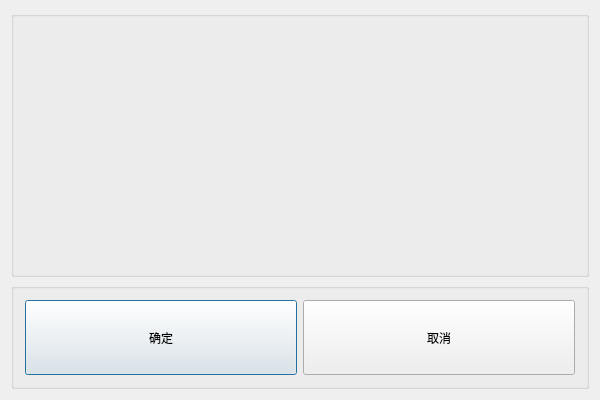
<?xml version="1.0" encoding="UTF-8"?>
<ui version="4.0">
 <class>DlgClearCountClass</class>
 <widget class="QDialog" name="DlgClearCountClass">
  <property name="geometry">
   <rect>
    <x>0</x>
    <y>0</y>
    <width>600</width>
    <height>400</height>
   </rect>
  </property>
  <property name="windowTitle">
   <string>DlgClearCount</string>
  </property>
  <layout class="QVBoxLayout" name="verticalLayout" stretch="5,2">
   <item>
    <widget class="QGroupBox" name="gBox_cameraList">
     <property name="title">
      <string/>
     </property>
    </widget>
   </item>
   <item>
    <widget class="QGroupBox" name="groupBox">
     <property name="title">
      <string/>
     </property>
     <layout class="QHBoxLayout" name="horizontalLayout_3">
      <item>
       <widget class="QPushButton" name="pbtn_ok">
        <property name="sizePolicy">
         <sizepolicy hsizetype="Expanding" vsizetype="Expanding">
          <horstretch>0</horstretch>
          <verstretch>0</verstretch>
         </sizepolicy>
        </property>
        <property name="text">
         <string>确定</string>
        </property>
       </widget>
      </item>
      <item>
       <widget class="QPushButton" name="pbtn_cancel">
        <property name="sizePolicy">
         <sizepolicy hsizetype="Expanding" vsizetype="Expanding">
          <horstretch>0</horstretch>
          <verstretch>0</verstretch>
         </sizepolicy>
        </property>
        <property name="text">
         <string>取消</string>
        </property>
       </widget>
      </item>
     </layout>
    </widget>
   </item>
  </layout>
 </widget>
 <layoutdefault spacing="6" margin="11"/>
 <resources/>
 <connections/>
</ui>
